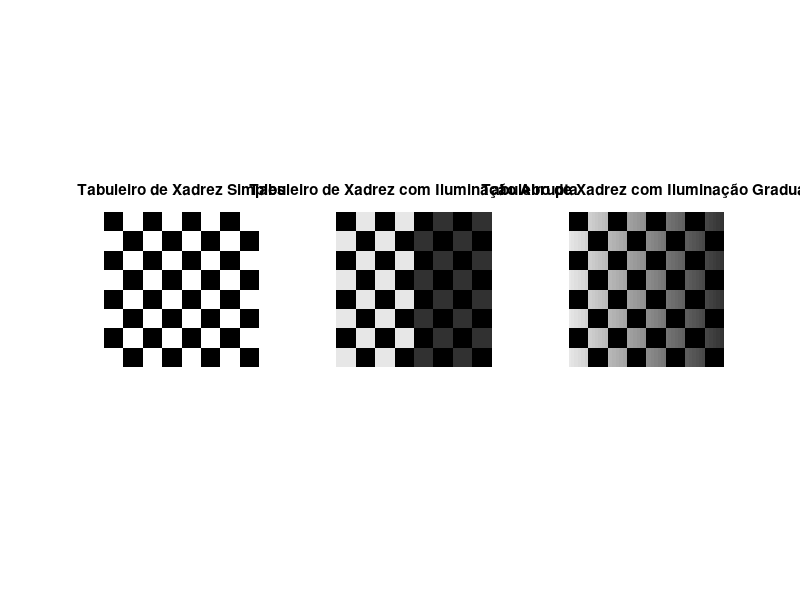

This figure's MATLAB source:
%Exercicio A1, criado por: Jorge Barbosa Pereira

B = ones(64)*255 ;    %Matriz 64x64 preenchida com 255 (braco), ou seja B -> 1 quadrado branco
P = zeros (64);       %Matriz 64x64 preenchida com 0 (preto), ou seja P -> 1 quadrado preto
PB = [P, B; B, P];    %Matriz 128x128 constituida por 4 matrizes P & B alternadas, ou seja PB -> 4 quadrados (2 pretos e 2 brancos)
M = [PB, PB; PB, PB]; %Matriz 256x256 constituida por 4 matrizes PB, ou seja M -> 16 quadrados (8 pretos e 8 brancos)
Tab1 = [M, M; M, M];  %Matriz 512x512 constituida por 4 matrizes M, ou seja Tab1 -> 64 quadrados (32 pretos e 32 brancos) -> tabuleiro de xadrez
Tab1_8b = uint8(Tab1);%Matriz na class inteiro de 8 bits -> [0:255]

Tab2 = [M*0.9, M*0.2; M*0.9, M*0.2]; %Matriz 512x512 constituida po 4 matrizes M, sendo que nas 2 matrizes da direita, os quadrados brancos possuem intensidade de 90% e nas duas matrizes da esquerda, os quadros brancos possuem intensidade de 10%
Tab2_8b = uint8(Tab2);

vl = 1:512;            %Vetor Linha com 512 elementos que aumentam de 1 até 512
vc = ones(512,1);      %Vetor Coluna com 512 elementos unitários
M_I = mat2gray(vc*vl); %Matriz 512x512 que possui as colunas com valores iguais e as linhas crescestes de 0 até 1
M_I = 0.9-0.7*M_I;     %Matriz 512x512 que possui as colunas com valores iguais e as linhas decrescentes de 0.9 até 0.2
Tab3 = Tab1.*M_I;      %Matriz 512x512 em que cada elemento de Tab1 é multiplicado pelo elemento análogo de M_I originando um Tabuleiro de Xadrez com iluminação gradual decrescente de 0.9% até 0.2%
Tab3_8b = uint8(Tab3);

figure(1) %Plot da figura com os 3 Tabuleiros
subplot(1,3,1),imshow(Tab1_8b),title('Tabuleiro de Xadrez Simples')
subplot(1,3,2),imshow(Tab2_8b),title('Tabuleiro de Xadrez com Iluminação Abrupta')
subplot(1,3,3),imshow(Tab3_8b),title('Tabuleiro de Xadrez com Iluminação Gradual')
